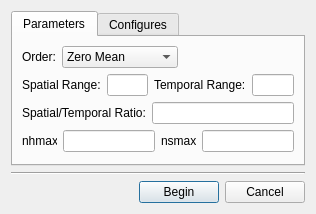
<?xml version="1.0" encoding="UTF-8"?>
<ui version="4.0">
 <class>BmeEstDlg</class>
 <widget class="QDialog" name="BmeEstDlg">
  <property name="geometry">
   <rect>
    <x>0</x>
    <y>0</y>
    <width>316</width>
    <height>214</height>
   </rect>
  </property>
  <property name="windowTitle">
   <string>Prediction</string>
  </property>
  <layout class="QVBoxLayout" name="verticalLayout">
   <item>
    <widget class="QTabWidget" name="tabWidget">
     <property name="currentIndex">
      <number>0</number>
     </property>
     <widget class="QWidget" name="tab">
      <attribute name="title">
       <string>Parameters</string>
      </attribute>
      <layout class="QVBoxLayout" name="verticalLayout_2">
       <item>
        <layout class="QHBoxLayout" name="horizontalLayout_6">
         <item>
          <widget class="QLabel" name="label_2">
           <property name="text">
            <string>Order:</string>
           </property>
          </widget>
         </item>
         <item>
          <widget class="QComboBox" name="comboBox_order">
           <property name="sizePolicy">
            <sizepolicy hsizetype="Expanding" vsizetype="Fixed">
             <horstretch>0</horstretch>
             <verstretch>0</verstretch>
            </sizepolicy>
           </property>
           <item>
            <property name="text">
             <string>Zero Mean</string>
            </property>
           </item>
           <item>
            <property name="text">
             <string>Constant Mean</string>
            </property>
           </item>
          </widget>
         </item>
         <item>
          <spacer name="horizontalSpacer_3">
           <property name="orientation">
            <enum>Qt::Horizontal</enum>
           </property>
           <property name="sizeHint" stdset="0">
            <size>
             <width>40</width>
             <height>20</height>
            </size>
           </property>
          </spacer>
         </item>
        </layout>
       </item>
       <item>
        <layout class="QHBoxLayout" name="horizontalLayout_3">
         <item>
          <widget class="QLabel" name="label_47">
           <property name="text">
            <string>Spatial Range:</string>
           </property>
          </widget>
         </item>
         <item>
          <widget class="QLineEdit" name="lineEdit_spatialrange">
           <property name="text">
            <string/>
           </property>
          </widget>
         </item>
         <item>
          <widget class="QLabel" name="label_46">
           <property name="text">
            <string>Temporal Range:</string>
           </property>
          </widget>
         </item>
         <item>
          <widget class="QLineEdit" name="lineEdit_temporalrange">
           <property name="text">
            <string/>
           </property>
          </widget>
         </item>
        </layout>
       </item>
       <item>
        <layout class="QHBoxLayout" name="horizontalLayout_5">
         <item>
          <widget class="QLabel" name="label_45">
           <property name="text">
            <string>Spatial/Temporal Ratio:</string>
           </property>
          </widget>
         </item>
         <item>
          <widget class="QLineEdit" name="lineEdit_stratio">
           <property name="minimumSize">
            <size>
             <width>0</width>
             <height>0</height>
            </size>
           </property>
           <property name="text">
            <string/>
           </property>
          </widget>
         </item>
        </layout>
       </item>
       <item>
        <layout class="QHBoxLayout" name="horizontalLayout_2">
         <item>
          <widget class="QLabel" name="label_43">
           <property name="minimumSize">
            <size>
             <width>35</width>
             <height>16</height>
            </size>
           </property>
           <property name="text">
            <string>nhmax:</string>
           </property>
          </widget>
         </item>
         <item>
          <widget class="QLineEdit" name="lineEdit_nhmax">
           <property name="maximumSize">
            <size>
             <width>16777215</width>
             <height>16777215</height>
            </size>
           </property>
           <property name="text">
            <string/>
           </property>
          </widget>
         </item>
         <item>
          <widget class="QLabel" name="label_44">
           <property name="minimumSize">
            <size>
             <width>35</width>
             <height>16</height>
            </size>
           </property>
           <property name="text">
            <string>nsmax:</string>
           </property>
          </widget>
         </item>
         <item>
          <widget class="QLineEdit" name="lineEdit_nsmax">
           <property name="maximumSize">
            <size>
             <width>16777215</width>
             <height>16777215</height>
            </size>
           </property>
           <property name="text">
            <string/>
           </property>
          </widget>
         </item>
        </layout>
       </item>
       <item>
        <spacer name="verticalSpacer_2">
         <property name="orientation">
          <enum>Qt::Vertical</enum>
         </property>
         <property name="sizeHint" stdset="0">
          <size>
           <width>20</width>
           <height>40</height>
          </size>
         </property>
        </spacer>
       </item>
      </layout>
     </widget>
     <widget class="QWidget" name="tab_2">
      <attribute name="title">
       <string>Configures</string>
      </attribute>
      <layout class="QVBoxLayout" name="verticalLayout_3">
       <item>
        <layout class="QHBoxLayout" name="horizontalLayout_4">
         <item>
          <widget class="QLabel" name="label">
           <property name="toolTip">
            <string>How many CPU you want to process.</string>
           </property>
           <property name="text">
            <string>Worker Count:</string>
           </property>
          </widget>
         </item>
         <item>
          <widget class="QComboBox" name="comboBox_worker_n"/>
         </item>
         <item>
          <spacer name="horizontalSpacer_2">
           <property name="orientation">
            <enum>Qt::Horizontal</enum>
           </property>
           <property name="sizeHint" stdset="0">
            <size>
             <width>40</width>
             <height>20</height>
            </size>
           </property>
          </spacer>
         </item>
        </layout>
       </item>
       <item>
        <layout class="QHBoxLayout" name="horizontalLayout_7">
         <item>
          <widget class="QLabel" name="label_3">
           <property name="toolTip">
            <string>Maximum number of evaluation of the integral</string>
           </property>
           <property name="text">
            <string>MaxEvalNum</string>
           </property>
          </widget>
         </item>
         <item>
          <widget class="QLineEdit" name="lineEdit_max_eval_num"/>
         </item>
        </layout>
       </item>
       <item>
        <layout class="QHBoxLayout" name="horizontalLayout_8">
         <item>
          <widget class="QLabel" name="label_4">
           <property name="toolTip">
            <string>Relative error on the estimation of the integral</string>
           </property>
           <property name="text">
            <string>RelErr</string>
           </property>
          </widget>
         </item>
         <item>
          <widget class="QLineEdit" name="lineEdit_rel_err"/>
         </item>
        </layout>
       </item>
       <item>
        <spacer name="verticalSpacer">
         <property name="orientation">
          <enum>Qt::Vertical</enum>
         </property>
         <property name="sizeHint" stdset="0">
          <size>
           <width>20</width>
           <height>40</height>
          </size>
         </property>
        </spacer>
       </item>
      </layout>
     </widget>
    </widget>
   </item>
   <item>
    <widget class="Line" name="line_2">
     <property name="orientation">
      <enum>Qt::Horizontal</enum>
     </property>
    </widget>
   </item>
   <item>
    <layout class="QHBoxLayout" name="horizontalLayout">
     <item>
      <spacer name="horizontalSpacer">
       <property name="orientation">
        <enum>Qt::Horizontal</enum>
       </property>
       <property name="sizeHint" stdset="0">
        <size>
         <width>40</width>
         <height>20</height>
        </size>
       </property>
      </spacer>
     </item>
     <item>
      <widget class="QPushButton" name="pushButton_estimate">
       <property name="text">
        <string>Begin</string>
       </property>
      </widget>
     </item>
     <item>
      <widget class="QPushButton" name="pushButton_cancel">
       <property name="text">
        <string>Cancel</string>
       </property>
      </widget>
     </item>
    </layout>
   </item>
  </layout>
 </widget>
 <resources/>
 <connections/>
</ui>
